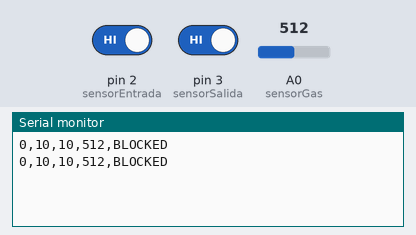
A sketch run on a simulated Arduino Uno, built with avr-gcc and run on an emulated ATmega328P. Shown: the last lines printed to the serial monitor. Inputs (shaded band) come from the test bench; at power-on: A0 (sensorGas) = 512, pin 2 (sensorEntrada) HIGH, pin 3 (sensorSalida) HIGH.

Above: at 1.8 s.
1.9 s: A0 (sensorGas) set to 462
At 2.8 s:
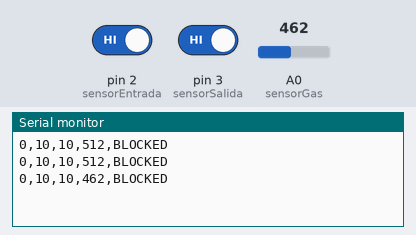
3.4 s: A0 (sensorGas) set to 443
At 4.6 s:
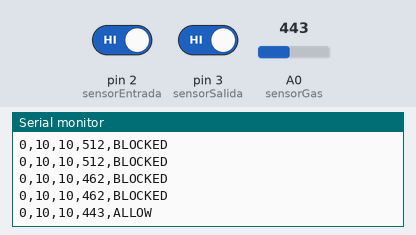

The sketch:

parking3.ino
```cpp
int sensorEntrada = 2;
int sensorSalida = 3;
int sensorGas = A0;
int cars_inside = 0;
int total_spaces = 10;
int lastEntrada = HIGH;
int lastSalida = HIGH;
int gasLimit = 450;

void setup() {
  Serial.begin(9600);
  pinMode(sensorEntrada, INPUT_PULLUP);
  pinMode(sensorSalida, INPUT_PULLUP);
  pinMode(sensorGas, INPUT);
}

void loop() {
  int entrada = digitalRead(sensorEntrada);
  int salida = digitalRead(sensorSalida);
  int air_value = analogRead(sensorGas);

  if (entrada == LOW && lastEntrada == HIGH) {
    if (cars_inside < total_spaces) {
      cars_inside++;
    }
  }

  if (salida == LOW && lastSalida == HIGH) {
    if (cars_inside > 0) {
      cars_inside--;
    }
  }

  lastEntrada = entrada;
  lastSalida = salida;

  int free_spaces = total_spaces - cars_inside;
  String gate_status;

  if (free_spaces <= 0 || air_value > gasLimit) {
    gate_status = "BLOCKED";
  } else {
    gate_status = "ALLOW";
  }

  Serial.print(cars_inside);
  Serial.print(",");
  Serial.print(total_spaces);
  Serial.print(",");
  Serial.print(free_spaces);
  Serial.print(",");
  Serial.print(air_value);
  Serial.print(",");
  Serial.println(gate_status);
  delay(1000);
}
```

Measured:
- the behaviour switches between 451 and 450 on A0 (sensorGas) (found by bisection; images 1 and 2)
- after the input at 1.9 s, the serial monitor: prints a new line after 0.10 s (image 1)
- after the input at 3.4 s, the serial monitor: prints a new line after 0.60 s (image 2)
